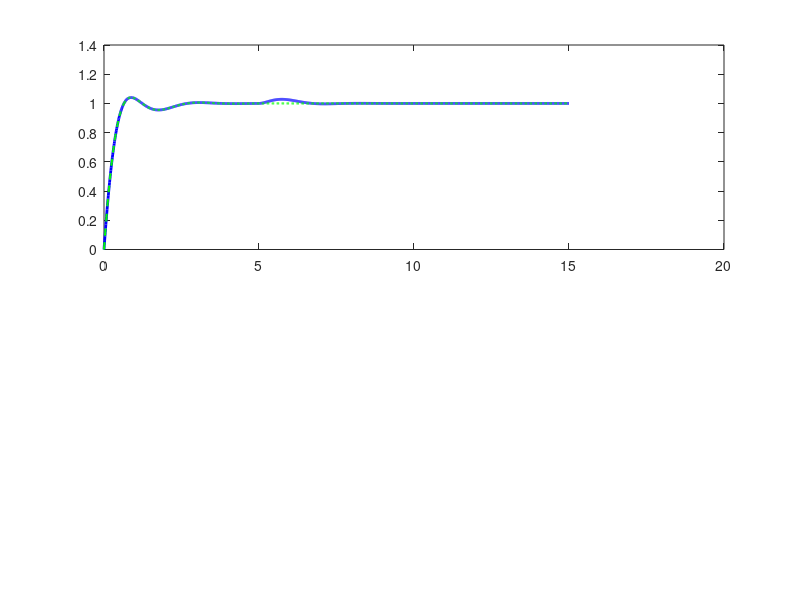

Write the MATLAB code that produced this figure. (Note: this script raises an error after producing the figure.)
%% DISTURBANCE REJECTION ANALYSIS
G = tf(1, [1 2 5]);
C = pid(10, 20, 3);

% Transfer functions for disturbance analysis
% Reference → Output
T_ref = feedback(C*G, 1);

% Disturbance → Output (input disturbance)
% T_d = G / (1 + C*G)
T_dist = feedback(G, C);

% Simulation timeline
t = 0:0.01:15;
r = ones(size(t));                          % Step reference
d = 0.5 * (t >= 5);                       % Wind gust at t=5s

% Simulate both effects using superposition (linear system)
[y1, ~] = lsim(T_ref, r, t);              % Reference tracking
[y2, ~] = lsim(T_dist, d, t);             % Disturbance effect
y_total = y1 + y2;                          % Total output

% Plot
figure('Color','w','Position',[100 100 900 500])
subplot(2,1,1)
plot(t, y_total, 'b-', 'LineWidth', 2); hold on
plot(t, y1, 'g--', 'LineWidth', 1.5)
yline(1,'k--','LineWidth',1)
xline(5,'r--','Wind Gust','LineWidth',1.5)
ylabel('Altitude (m)'); title('Altitude with Wind Disturbance at t=5s')
legend('Actual Altitude','Without Disturbance','Target')
grid on; xlim([0 15]); ylim([0.7 1.2])

subplot(2,1,2)
plot(t, d, 'r-', 'LineWidth', 2)
ylabel('Wind (m/s)'); xlabel('Time (s)')
title('Disturbance Signal (Wind Gust)')
grid on; xlim([0 15])

%% Measure recovery time after disturbance
idx5 = find(t >= 5, 1);
deviation = max(abs(y_total(idx5:end) - 1));
recovery_idx = find(abs(y_total(idx5:end) - 1) < 0.02, 1);
recovery_time = t(idx5 + recovery_idx - 1) - 5;

fprintf('Max deviation from disturbance: %.4f m\n', deviation)
fprintf('Recovery time after disturbance: %.2f s\n', recovery_time)%% DISTURBANCE REJECTION ANALYSIS
G = tf(1, [1 2 5]);
C = pid(10, 20, 3);

% Transfer functions for disturbance analysis
% Reference → Output
T_ref = feedback(C*G, 1);

% Disturbance → Output (input disturbance)
% T_d = G / (1 + C*G)
T_dist = feedback(G, C);

% Simulation timeline
t = 0:0.01:15;
r = ones(size(t));                          % Step reference
d = 0.5 * (t >= 5);                       % Wind gust at t=5s

% Simulate both effects using superposition (linear system)
[y1, ~] = lsim(T_ref, r, t);              % Reference tracking
[y2, ~] = lsim(T_dist, d, t);             % Disturbance effect
y_total = y1 + y2;                          % Total output

% Plot
figure('Color','w','Position',[100 100 900 500])
subplot(2,1,1)
plot(t, y_total, 'b-', 'LineWidth', 2); hold on
plot(t, y1, 'g--', 'LineWidth', 1.5)
yline(1,'k--','LineWidth',1)
xline(5,'r--','Wind Gust','LineWidth',1.5)
ylabel('Altitude (m)'); title('Altitude with Wind Disturbance at t=5s')
legend('Actual Altitude','Without Disturbance','Target')
grid on; xlim([0 15]); ylim([0.7 1.2])

subplot(2,1,2)
plot(t, d, 'r-', 'LineWidth', 2)
ylabel('Wind (m/s)'); xlabel('Time (s)')
title('Disturbance Signal (Wind Gust)')
grid on; xlim([0 15])

%% Measure recovery time after disturbance
idx5 = find(t >= 5, 1);
deviation = max(abs(y_total(idx5:end) - 1));
recovery_idx = find(abs(y_total(idx5:end) - 1) < 0.02, 1);
recovery_time = t(idx5 + recovery_idx - 1) - 5;

fprintf('Max deviation from disturbance: %.4f m\n', deviation)
fprintf('Recovery time after disturbance: %.2f s\n', recovery_time)
